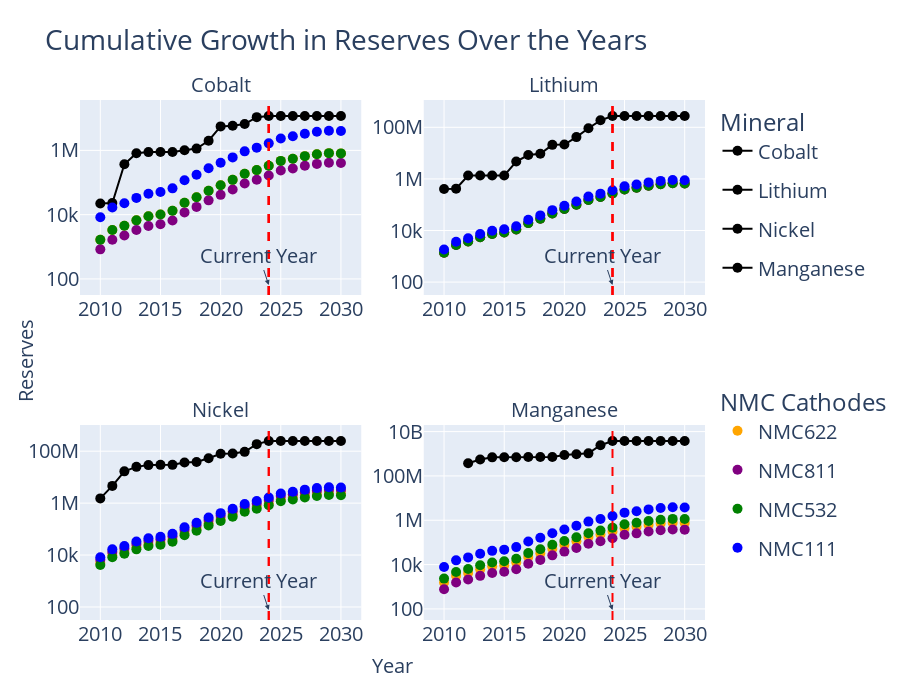

Notebook cell for this chart:
### Code cell
from plotly.subplots import make_subplots
import plotly.graph_objects as go

groups = D["Primary Mineral"].unique()

non_lanthanides = np.delete(groups, np.where(groups == "Lanthanides"))
F = make_subplots(rows=2, cols=2, x_title="Year", y_title="Reserves", subplot_titles=non_lanthanides.tolist())

# Define a fixed color mapping for cathode types

cathode_colors = {"NMC111": "blue", "NMC532": "green", "NMC622": "orange", "NMC811": "purple"}
mineral_colors =  ['#636efa','#EF553B', '#00cc96', '#ab63fa']


for i, mineral in enumerate(non_lanthanides):
    M = D.loc[(D["Primary Mineral"] == mineral) & (D["Cumulative Reserves"] > 0)]
    S = demand_by_cathode[demand_by_cathode["Full Element Name"] == mineral]
    
    # Add the main mineral trace with its own legend group
    F.add_trace(
        go.Scatter(
            x=M["Year"], 
            y=M["Cumulative Reserves"], 
            mode="lines+markers",
            legendgroup=mineral,
            name=mineral,
            marker=dict(
                size=10,
                color="black"
            ), 
            showlegend=True,
            legend="legend1"
        ),
        row=i // 2 + 1, 
        col=i % 2 + 1
    )
    
    # Add cathode traces grouped by cathode type
    for j,cathode in enumerate(S.columns[2:6]):
        F.add_trace(
            go.Scatter(
                x=S["Year"], 
                y=S[cathode], 
                mode="markers",
                legendgroup=cathode,  # Group by cathode type instead of mineral
                name=cathode,
                marker=dict(size=10,color=cathode_colors[cathode]),
                # Only show in legend for last mineral to avoid duplicates
                showlegend=(i == 0),
                legend="legend2",
            ),
            row=i // 2 + 1, 
            col=i % 2 + 1)
    
    # Add vertical line and annotation
    F.add_vline(x=2024, line_dash="dash", line_color="red")
    F.add_annotation(
        x=2024, 
        text="Current Year",
        showarrow=True,
        arrowhead=2,
        yshift=10,
        row=i // 2 + 1, 
        col=i % 2 + 1
    )

F.update_yaxes(type='log')
F.update_layout(title="Cumulative Growth in Reserves Over the Years",height=700,showlegend=True,
                legend1=dict(title=dict(text="Mineral")),
                legend2=dict(title=dict(text="NMC Cathodes"), y=0.1), font=dict(size=20))
F.update_annotations(font_size=20)
F.show()

### Figure 1 — Plotly figure (JSON) as saved in the notebook; plotly's stock layout.template omitted (floating-point values rounded to 4 significant figures)
{"data": [{"legend": "legend", "legendgroup": "Cobalt", "marker": {"color": "black", "size": 10}, "mode": "lines+markers", "name": "Cobalt", "showlegend": true, "type": "scatter", "x": [2010, 2011, 2012, 2013, 2014, 2015, 2016, 2017, 2018, 2019, 2020, 2021, 2022, 2023, 2024, 2025, 2026, 2027, 2028, 2029, 2030], "xaxis": "x", "y": [22369, 23020, 369246, 810750, 884999, 886799, 886799, 1009810, 1137085, 1996679, 5587388, 5880880, 6602558, 10834781, 11762492, 11762492, 11762492, 11762492, 11762492, 11762492, 11762492], "yaxis": "y"}, {"legend": "legend2", "legendgroup": "NMC622", "marker": {"color": "orange", "size": 10}, "mode": "markers", "name": "NMC622", "showlegend": true, "type": "scatter", "x": [2010, 2011, 2012, 2013, 2014, 2015, 2016, 2017, 2018, 2019, 2020, 2021, 2022, 2023, 2024, 2025, 2026, 2027, 2028, 2029, 2030], "xaxis": "x", "y": [1664.0, 3328.0, 4517.0, 6656.0, 8914.0, 10100.0, 13190.0, 23530.0, 34910.0, 55830.0, 82740.0, 121000.0, 186600.0, 243600.0, 331500.0, 471900.0, 549900.0, 663100.0, 759700.0, 822300.0, 807000.0], "yaxis": "y"}, {"legend": "legend2", "legendgroup": "NMC811", "marker": {"color": "purple", "size": 10}, "mode": "markers", "name": "NMC811", "showlegend": true, "type": "scatter", "x": [2010, 2011, 2012, 2013, 2014, 2015, 2016, 2017, 2018, 2019, 2020, 2021, 2022, 2023, 2024, 2025, 2026, 2027, 2028, 2029, 2030], "xaxis": "x", "y": [832.0, 1664.0, 2258.0, 3328.0, 4457.0, 5051.0, 6597.0, 11770.0, 17450.0, 27910.0, 41370.0, 60510.0, 93300.0, 121800.0, 165700.0, 235900.0, 275000.0, 331600.0, 379800.0, 411200.0, 403500.0], "yaxis": "y"}, {"legend": "legend2", "legendgroup": "NMC532", "marker": {"color": "green", "size": 10}, "mode": "markers", "name": "NMC532", "showlegend": true, "type": "scatter", "x": [2010, 2011, 2012, 2013, 2014, 2015, 2016, 2017, 2018, 2019, 2020, 2021, 2022, 2023, 2024, 2025, 2026, 2027, 2028, 2029, 2030], "xaxis": "x", "y": [1664.0, 3328.0, 4517.0, 6656.0, 8914.0, 10100.0, 13190.0, 23530.0, 34910.0, 55830.0, 82740.0, 121000.0, 186600.0, 243600.0, 331500.0, 471900.0, 549900.0, 663100.0, 759700.0, 822300.0, 807000.0], "yaxis": "y"}, {"legend": "legend2", "legendgroup": "NMC111", "marker": {"color": "blue", "size": 10}, "mode": "markers", "name": "NMC111", "showlegend": true, "type": "scatter", "x": [2010, 2011, 2012, 2013, 2014, 2015, 2016, 2017, 2018, 2019, 2020, 2021, 2022, 2023, 2024, 2025, 2026, 2027, 2028, 2029, 2030], "xaxis": "x", "y": [8320.0, 16640.0, 22580.0, 33280.0, 44570.0, 50510.0, 65970.0, 117700.0, 174500.0, 279100.0, 413700.0, 605100.0, 933000.0, 1218000.0, 1657000.0, 2359000.0, 2750000.0, 3316000.0, 3798000.0, 4112000.0, 4035000.0], "yaxis": "y"}, {"legend": "legend", "legendgroup": "Lithium", "marker": {"color": "black", "size": 10}, "mode": "lines+markers", "name": "Lithium", "showlegend": true, "type": "scatter", "x": [2010, 2011, 2012, 2013, 2014, 2015, 2016, 2017, 2018, 2019, 2020, 2021, 2022, 2023, 2024, 2025, 2026, 2027, 2028, 2029, 2030], "xaxis": "x2", "y": [408140, 419371, 1349320, 1349320, 1349320, 1349320, 4720420, 8410820, 9400463, 20902463, 21420563, 41718533, 92128193, 186800244, 274575585, 274575585, 274575585, 274575585, 274575585, 274575585, 274575585], "yaxis": "y2"}, {"legend": "legend2", "legendgroup": "NMC622", "marker": {"color": "orange", "size": 10}, "mode": "markers", "name": "NMC622", "showlegend": false, "type": "scatter", "x": [2010, 2011, 2012, 2013, 2014, 2015, 2016, 2017, 2018, 2019, 2020, 2021, 2022, 2023, 2024, 2025, 2026, 2027, 2028, 2029, 2030], "xaxis": "x2", "y": [1372.0, 2745.0, 3725.0, 5489.0, 7352.0, 8332.0, 10880.0, 19410.0, 28790.0, 46040.0, 68230.0, 99800.0, 153900.0, 200900.0, 273400.0, 389100.0, 453500.0, 546900.0, 626500.0, 678100.0, 665600.0], "yaxis": "y2"}, {"legend": "legend2", "legendgroup": "NMC811", "marker": {"color": "purple", "size": 10}, "mode": "markers", "name": "NMC811", "showlegend": false, "type": "scatter", "x": [2010, 2011, 2012, 2013, 2014, 2015, 2016, 2017, 2018, 2019, 2020, 2021, 2022, 2023, 2024, 2025, 2026, 2027, 2028, 2029, 2030], "xaxis": "x2", "y": [1374.0, 2747.0, 3729.0, 5495.0, 7359.0, 8340.0, 10890.0, 19430.0, 28820.0, 46090.0, 68300.0, 99910.0, 154100.0, 201100.0, 273600.0, 389500.0, 454000.0, 547400.0, 627100.0, 678800.0, 666300.0], "yaxis": "y2"}, {"legend": "legend2", "legendgroup": "NMC532", "marker": {"color": "green", "size": 10}, "mode": "markers", "name": "NMC532", "showlegend": false, "type": "scatter", "x": [2010, 2011, 2012, 2013, 2014, 2015, 2016, 2017, 2018, 2019, 2020, 2021, 2022, 2023, 2024, 2025, 2026, 2027, 2028, 2029, 2030], "xaxis": "x2", "y": [1371.0, 2742.0, 3721.0, 5483.0, 7343.0, 8323.0, 10870.0, 19390.0, 28760.0, 45990.0, 68160.0, 99690.0, 153700.0, 200600.0, 273100.0, 388700.0, 453000.0, 546300.0, 625800.0, 677400.0, 664800.0], "yaxis": "y2"}, {"legend": "legend2", "legendgroup": "NMC111", "marker": {"color": "blue", "size": 10}, "mode": "markers", "name": "NMC111", "showlegend": false, "type": "scatter", "x": [2010, 2011, 2012, 2013, 2014, 2015, 2016, 2017, 2018, 2019, 2020, 2021, 2022, 2023, 2024, 2025, 2026, 2027, 2028, 2029, 2030], "xaxis": "x2", "y": [1836.0, 3672.0, 4984.0, 7345.0, 9837.0, 11150.0, 14560.0, 25970.0, 38520.0, 61600.0, 91300.0, 133500.0, 205900.0, 268800.0, 365800.0, 520700.0, 606800.0, 731700.0, 838300.0, 907400.0, 890600.0], "yaxis": "y2"}, {"legend": "legend", "legendgroup": "Nickel", "marker": {"color": "black", "size": 10}, "mode": "lines+markers", "name": "Nickel", "showlegend": true, "type": "scatter", "x": [2010, 2011, 2012, 2013, 2014, 2015, 2016, 2017, 2018, 2019, 2020, 2021, 2022, 2023, 2024, 2025, 2026, 2027, 2028, 2029, 2030], "xaxis": "x3", "y": [1518795, 4613235, 16722424, 24945407, 29137507, 29755343, 29778243, 36942666, 38277432, 53536829, 80042458, 81945795, 94343982, 186629647, 246705355, 246705355, 246705355, 246705355, 246705355, 246705355, 246705355], "yaxis": "y3"}, {"legend": "legend2", "legendgroup": "NMC622", "marker": {"color": "orange", "size": 10}, "mode": "markers", "name": "NMC622", "showlegend": false, "type": "scatter", "x": [2010, 2011, 2012, 2013, 2014, 2015, 2016, 2017, 2018, 2019, 2020, 2021, 2022, 2023, 2024, 2025, 2026, 2027, 2028, 2029, 2030], "xaxis": "x3", "y": [4972.0, 9943.0, 13490.0, 19890.0, 26630.0, 30190.0, 39420.0, 70310.0, 104300.0, 166800.0, 247200.0, 361600.0, 557500.0, 727700.0, 990400.0, 1410000.0, 1643000.0, 1981000.0, 2270000.0, 2457000.0, 2411000.0], "yaxis": "y3"}, {"legend": "legend2", "legendgroup": "NMC811", "marker": {"color": "purple", "size": 10}, "mode": "markers", "name": "NMC811", "showlegend": false, "type": "scatter", "x": [2010, 2011, 2012, 2013, 2014, 2015, 2016, 2017, 2018, 2019, 2020, 2021, 2022, 2023, 2024, 2025, 2026, 2027, 2028, 2029, 2030], "xaxis": "x3", "y": [6629.0, 13260.0, 17990.0, 26520.0, 35510.0, 40250.0, 52560.0, 93750.0, 139100.0, 222400.0, 329600.0, 482100.0, 743400.0, 970300.0, 1321000.0, 1880000.0, 2191000.0, 2642000.0, 3026000.0, 3276000.0, 3215000.0], "yaxis": "y3"}, {"legend": "legend2", "legendgroup": "NMC532", "marker": {"color": "green", "size": 10}, "mode": "markers", "name": "NMC532", "showlegend": false, "type": "scatter", "x": [2010, 2011, 2012, 2013, 2014, 2015, 2016, 2017, 2018, 2019, 2020, 2021, 2022, 2023, 2024, 2025, 2026, 2027, 2028, 2029, 2030], "xaxis": "x3", "y": [4143.0, 8286.0, 11250.0, 16570.0, 22200.0, 25150.0, 32850.0, 58600.0, 86920.0, 139000.0, 206000.0, 301300.0, 464600.0, 606400.0, 825300.0, 1175000.0, 1369000.0, 1651000.0, 1891000.0, 2047000.0, 2009000.0], "yaxis": "y3"}, {"legend": "legend2", "legendgroup": "NMC111", "marker": {"color": "blue", "size": 10}, "mode": "markers", "name": "NMC111", "showlegend": false, "type": "scatter", "x": [2010, 2011, 2012, 2013, 2014, 2015, 2016, 2017, 2018, 2019, 2020, 2021, 2022, 2023, 2024, 2025, 2026, 2027, 2028, 2029, 2030], "xaxis": "x3", "y": [8286.0, 16570.0, 22490.0, 33140.0, 44390.0, 50310.0, 65700.0, 117200.0, 173800.0, 278000.0, 412000.0, 602600.0, 929200.0, 1213000.0, 1651000.0, 2350000.0, 2739000.0, 3302000.0, 3783000.0, 4095000.0, 4019000.0], "yaxis": "y3"}, {"legend": "legend", "legendgroup": "Manganese", "marker": {"color": "black", "size": 10}, "mode": "lines+markers", "name": "Manganese", "showlegend": true, "type": "scatter", "x": [2012, 2013, 2014, 2015, 2016, 2017, 2018, 2019, 2020, 2021, 2022, 2023, 2024, 2025, 2026, 2027, 2028, 2029, 2030], "xaxis": "x4", "y": [370883000, 550883000, 686371474, 700341474, 700341474, 709641474, 709641474, 717441474, 885101474, 950251474, 1040071474, 2432587027, 3757622411, 3757622411, 3757622411, 3757622411, 3757622411, 3757622411, 3757622411], "yaxis": "y4"}, {"legend": "legend2", "legendgroup": "NMC622", "marker": {"color": "orange", "size": 10}, "mode": "markers", "name": "NMC622", "showlegend": false, "type": "scatter", "x": [2010, 2011, 2012, 2013, 2014, 2015, 2016, 2017, 2018, 2019, 2020, 2021, 2022, 2023, 2024, 2025, 2026, 2027, 2028, 2029, 2030], "xaxis": "x4", "y": [1551.0, 3102.0, 4210.0, 6205.0, 8310.0, 9418.0, 12300.0, 21940.0, 32540.0, 52040.0, 77130.0, 112800.0, 174000.0, 227000.0, 309000.0, 439900.0, 512700.0, 618200.0, 708200.0, 766600.0, 752300.0], "yaxis": "y4"}, {"legend": "legend2", "legendgroup": "NMC811", "marker": {"color": "purple", "size": 10}, "mode": "markers", "name": "NMC811", "showlegend": false, "type": "scatter", "x": [2010, 2011, 2012, 2013, 2014, 2015, 2016, 2017, 2018, 2019, 2020, 2021, 2022, 2023, 2024, 2025, 2026, 2027, 2028, 2029, 2030], "xaxis": "x4", "y": [775.6, 1551.0, 2105.0, 3102.0, 4155.0, 4709.0, 6149.0, 10970.0, 16270.0, 26020.0, 38560.0, 56410.0, 86980.0, 113500.0, 154500.0, 219900.0, 256300.0, 309100.0, 354100.0, 383300.0, 376200.0], "yaxis": "y4"}, {"legend": "legend2", "legendgroup": "NMC532", "marker": {"color": "green", "size": 10}, "mode": "markers", "name": "NMC532", "showlegend": false, "type": "scatter", "x": [2010, 2011, 2012, 2013, 2014, 2015, 2016, 2017, 2018, 2019, 2020, 2021, 2022, 2023, 2024, 2025, 2026, 2027, 2028, 2029, 2030], "xaxis": "x4", "y": [2327.0, 4654.0, 6316.0, 9307.0, 12470.0, 14130.0, 18450.0, 32910.0, 48810.0, 78060.0, 115700.0, 169200.0, 260900.0, 340600.0, 463500.0, 659800.0, 769000.0, 927300.0, 1062000.0, 1150000.0, 1129000.0], "yaxis": "y4"}, {"legend": "legend2", "legendgroup": "NMC111", "marker": {"color": "blue", "size": 10}, "mode": "markers", "name": "NMC111", "showlegend": false, "type": "scatter", "x": [2010, 2011, 2012, 2013, 2014, 2015, 2016, 2017, 2018, 2019, 2020, 2021, 2022, 2023, 2024, 2025, 2026, 2027, 2028, 2029, 2030], "xaxis": "x4", "y": [7756.0, 15510.0, 21050.0, 31020.0, 41550.0, 47090.0, 61490.0, 109700.0, 162700.0, 260200.0, 385600.0, 564100.0, 869800.0, 1135000.0, 1545000.0, 2199000.0, 2563000.0, 3091000.0, 3541000.0, 3833000.0, 3762000.0], "yaxis": "y4"}], "layout": {"annotations": [{"font": {"size": 20}, "showarrow": false, "text": "Cobalt", "x": 0.225, "xanchor": "center", "xref": "paper", "y": 1, "yanchor": "bottom", "yref": "paper"}, {"font": {"size": 20}, "showarrow": false, "text": "Lithium", "x": 0.775, "xanchor": "center", "xref": "paper", "y": 1, "yanchor": "bottom", "yref": "paper"}, {"font": {"size": 20}, "showarrow": false, "text": "Nickel", "x": 0.225, "xanchor": "center", "xref": "paper", "y": 0.375, "yanchor": "bottom", "yref": "paper"}, {"font": {"size": 20}, "showarrow": false, "text": "Manganese", "x": 0.775, "xanchor": "center", "xref": "paper", "y": 0.375, "yanchor": "bottom", "yref": "paper"}, {"font": {"size": 20}, "showarrow": false, "text": "Year", "x": 0.5, "xanchor": "center", "xref": "paper", "y": 0, "yanchor": "top", "yref": "paper", "yshift": -30}, {"font": {"size": 20}, "showarrow": false, "text": "Reserves", "textangle": -90, "x": 0, "xanchor": "right", "xref": "paper", "xshift": -40, "y": 0.5, "yanchor": "middle", "yref": "paper"}, {"arrowhead": 2, "font": {"size": 20}, "showarrow": true, "text": "Current Year", "x": 2024, "xref": "x", "yref": "y", "yshift": 10}, {"arrowhead": 2, "font": {"size": 20}, "showarrow": true, "text": "Current Year", "x": 2024, "xref": "x2", "yref": "y2", "yshift": 10}, {"arrowhead": 2, "font": {"size": 20}, "showarrow": true, "text": "Current Year", "x": 2024, "xref": "x3", "yref": "y3", "yshift": 10}, {"arrowhead": 2, "font": {"size": 20}, "showarrow": true, "text": "Current Year", "x": 2024, "xref": "x4", "yref": "y4", "yshift": 10}], "font": {"size": 20}, "height": 700, "legend": {"title": {"text": "Mineral"}}, "legend2": {"title": {"text": "NMC Cathodes"}, "y": 0.1}, "shapes": [{"line": {"color": "red", "dash": "dash"}, "type": "line", "x0": 2024, "x1": 2024, "xref": "x", "y0": 0, "y1": 1, "yref": "y domain"}, {"line": {"color": "red", "dash": "dash"}, "type": "line", "x0": 2024, "x1": 2024, "xref": "x", "y0": 0, "y1": 1, "yref": "y domain"}, {"line": {"color": "red", "dash": "dash"}, "type": "line", "x0": 2024, "x1": 2024, "xref": "x2", "y0": 0, "y1": 1, "yref": "y2 domain"}, {"line": {"color": "red", "dash": "dash"}, "type": "line", "x0": 2024, "x1": 2024, "xref": "x", "y0": 0, "y1": 1, "yref": "y domain"}, {"line": {"color": "red", "dash": "dash"}, "type": "line", "x0": 2024, "x1": 2024, "xref": "x2", "y0": 0, "y1": 1, "yref": "y2 domain"}, {"line": {"color": "red", "dash": "dash"}, "type": "line", "x0": 2024, "x1": 2024, "xref": "x3", "y0": 0, "y1": 1, "yref": "y3 domain"}, {"line": {"color": "red", "dash": "dash"}, "type": "line", "x0": 2024, "x1": 2024, "xref": "x", "y0": 0, "y1": 1, "yref": "y domain"}, {"line": {"color": "red", "dash": "dash"}, "type": "line", "x0": 2024, "x1": 2024, "xref": "x2", "y0": 0, "y1": 1, "yref": "y2 domain"}, {"line": {"color": "red", "dash": "dash"}, "type": "line", "x0": 2024, "x1": 2024, "xref": "x3", "y0": 0, "y1": 1, "yref": "y3 domain"}, {"line": {"color": "red", "dash": "dash"}, "type": "line", "x0": 2024, "x1": 2024, "xref": "x4", "y0": 0, "y1": 1, "yref": "y4 domain"}], "showlegend": true, "title": {"text": "Cumulative Growth in Reserves Over the Years"}, "xaxis": {"anchor": "y", "domain": [0, 0.45]}, "xaxis2": {"anchor": "y2", "domain": [0.55, 1]}, "xaxis3": {"anchor": "y3", "domain": [0, 0.45]}, "xaxis4": {"anchor": "y4", "domain": [0.55, 1]}, "yaxis": {"anchor": "x", "domain": [0.625, 1], "type": "log"}, "yaxis2": {"anchor": "x2", "domain": [0.625, 1], "type": "log"}, "yaxis3": {"anchor": "x3", "domain": [0, 0.375], "type": "log"}, "yaxis4": {"anchor": "x4", "domain": [0, 0.375], "type": "log"}}}
